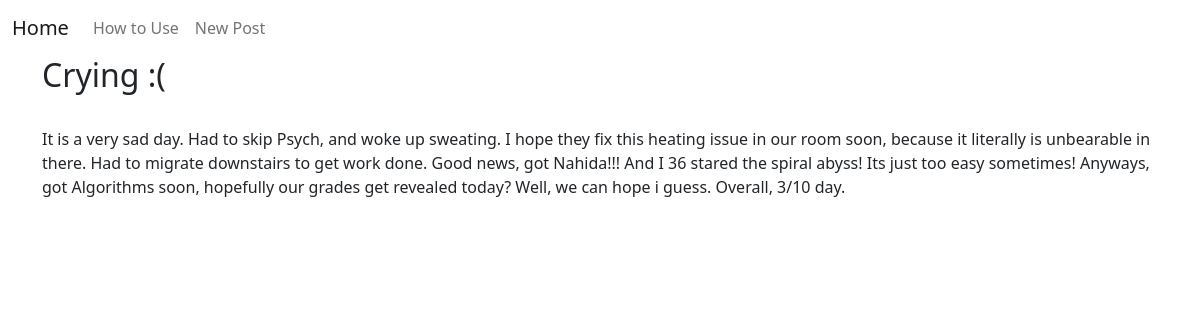
/2, run on the app's committed database.
### tables this page shows
CREATE TABLE posts (
    id INTEGER PRIMARY KEY AUTOINCREMENT,
    created TIMESTAMP NOT NULL DEFAULT CURRENT_TIMESTAMP,
    title TEXT NOT NULL,
    rating INTEGER NOT NULL,
    content TEXT NOT NULL
);

### main.py (the view)
@app.route('/<int:post_id>')
def post(post_id):
    post = get_post(post_id)
    return render_template('post.html', post=post)

### main.py (called while the page is built)
def get_db_connection():
    conn = sqlite3.connect('database.db')
    conn.row_factory = sqlite3.Row
    return conn

def get_post(post_id):
    conn = get_db_connection()
    post = conn.execute('SELECT * FROM posts WHERE id = ?',
                        (post_id,)).fetchone()
    conn.close()
    if post is None:
        abort(404)
    return post

### templates/post.html
{% extends 'base.html' %}
{% block content %}
    <h2>{% block title %} {{ post['title'] }} {% endblock %}</h2>
    <span class="badge badge-primary">{{ post['created'] }}</span>
    <p>{{ post['content'] }}</p>
{% endblock %}

### data on the page
posts: title "Crying :(", content "It is a very sad day. Had to skip Psych, and woke up sweating. I hope they fix this heating issue in our room soon, because it literally is unbearable in there. Had to migrate downstairs to get work done. Good news, got Nahida!!! And I 36 stared the spiral abyss! Its just too easy sometimes! Anyways, got Algorithms soon, hopefully our grades get revealed today? Well, we can hope i guess. Overall, 3/10 day."
